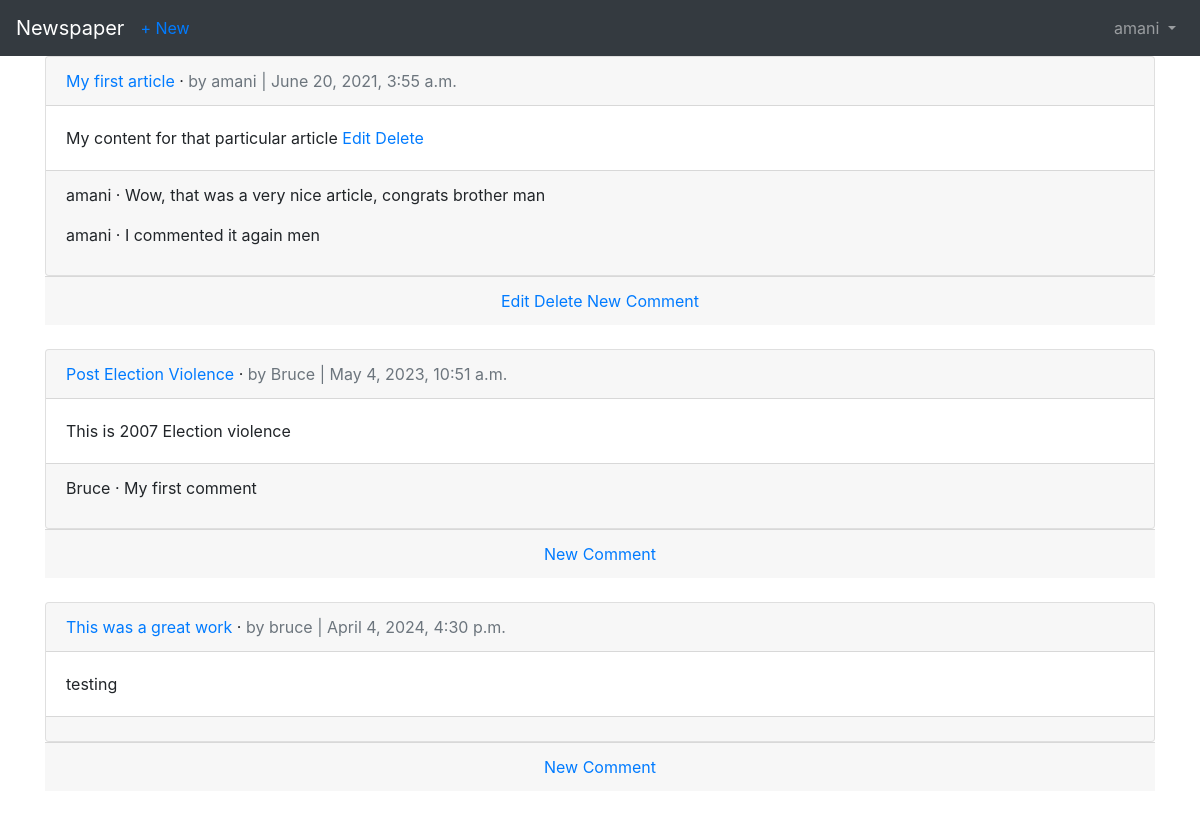
/articles/ (signed in), run on the app's committed database.
### accounts/models.py (models this page shows)
class CustomUser(AbstractUser):
    age = models.PositiveIntegerField(null=True, blank=True)

### articles/models.py (models this page shows, shortened)
class Article(models.Model):
    title = models.CharField(max_length=255)
    body = models.TextField()
    date = models.DateTimeField(auto_now_add=True)
    author = models.ForeignKey(
        get_user_model(),
        on_delete=models.CASCADE,
    )
    def get_absolute_url(self):
        return reverse('article_detail', args=[str(self.id)])

class Comment(models.Model):  # new
    article = models.ForeignKey(Article, on_delete=models.CASCADE)
    comment = models.CharField(max_length=140)
    author = models.ForeignKey(
        get_user_model(),
        on_delete=models.CASCADE,
        related_name='comments',  # new
    )
    def __str__(self):
        return self.comment

### articles/views.py (the view)
# urls.py: path('', ArticleListView.as_view(), name='article_list'),
class ArticleListView(LoginRequiredMixin, ListView):
    model = Article
    template_name = 'article_list.html'

### templates/article_list.html
{% extends 'base.html' %} 295444 {% block title %} Articles {% endblock title %}
{% block content %} {% for article in article_list %}
<div class="card">
  <div class="card-header">
    <span class="fw-bold">
      <a href="{{ article.get_absolute_url }}">{{ article.title }}</a>
    </span>
    &middot;
    <span class="text-muted">by {{ article.author }} | {{ article.date }}</span>
  </div>
  <div class="card-body">
    {{ article.body }} {% if article.author.pk == request.user.pk %}
    <a href="{% url 'article_edit' article.pk %}">Edit</a>
    <a href="{% url 'article_delete' article.pk %}">Delete</a>
    {% endif %}
  </div>
  <div class="card-footer">
    {% for comment in article.comment_set.all %}
    <p>
      <span class="fw-bold"> {{ comment.author }} &middot; </span>
      {{ comment }}
    </p>
    {% endfor %}
  </div>
</div>
<div class="card-footer text-center text-muted">
  {% if article.author.pk == request.user.pk %}
  <a href="{% url 'article_edit' article.pk %}">Edit</a>
  <a href="{% url 'article_delete' article.pk %}">Delete</a>
  {% endif %}
  <a href="{{ article.get_absolute_url }}">New Comment</a>
</div>
<br />
{% endfor %} {% endblock content %}

### templates/base.html (shortened to what this page needs)
<!DOCTYPE html>
<html>
<head>
  <link rel="stylesheet" href="https://stackpath.bootstrapcdn.com/bootstrap/4.5.0/css/bootstrap.min.css"
 />
</head>
<body>
  <nav class="navbar navbar-expand-lg navbar-dark bg-dark">
    <a class="navbar-brand" href="{% url 'home' %}">Newspaper</a>
    {% if user.is_authenticated %}
    <ul class="navbar-nav mr-auto">
      <li class="nav-item"><a href="{% url 'article_new' %}">+ New</a></li>
    </ul>
    {% endif %}
    <div class="collapse navbar-collapse" id="navbarSupportedContent">
      {% if user.is_authenticated %}
      <ul class="navbar-nav ml-auto">
        <li class="nav-item">
          <a class="nav-link dropdown-toggle" href="#" id="navbarDropdown" role="button" data-toggle="dropdown"
            aria-haspopup="true" aria-expanded="false">
            {{ user.username }}
          </a>
        </li>
      </ul>
      {% else %}
      <form class="form-inline ml-auto">
        <a href={% url 'login' %} class="btn btn-outline-secondary"> Log In</a>
        <a href={% url 'signup' %} class="btn btn-primary ml-2"> Sign up</a>
      </form>
      {% endif %}
    </div>
  </nav>
  <main>
    <div class="container">{% block content %} {% endblock content %}</div>
  </main>
</body>
</html>

### data on the page
CustomUser: username "amani"
Article: title "My first article", author "amani", date "June 20, 2021, 3:55 a.m.", body "My content for that particular article", shows "Edit", shows "Delete"
Comment: author "amani", comment "Wow, that was a very nice article, congrats brother man"
Comment: author "amani", comment "I commented it again men"
Article: title "Post Election Violence", author "Bruce", date "May 4, 2023, 10:51 a.m.", body "This is 2007 Election violence"
Comment: author "Bruce", comment "My first comment"
Article: title "This was a great work", author "bruce", date "April 4, 2024, 4:30 p.m.", body "testing"
